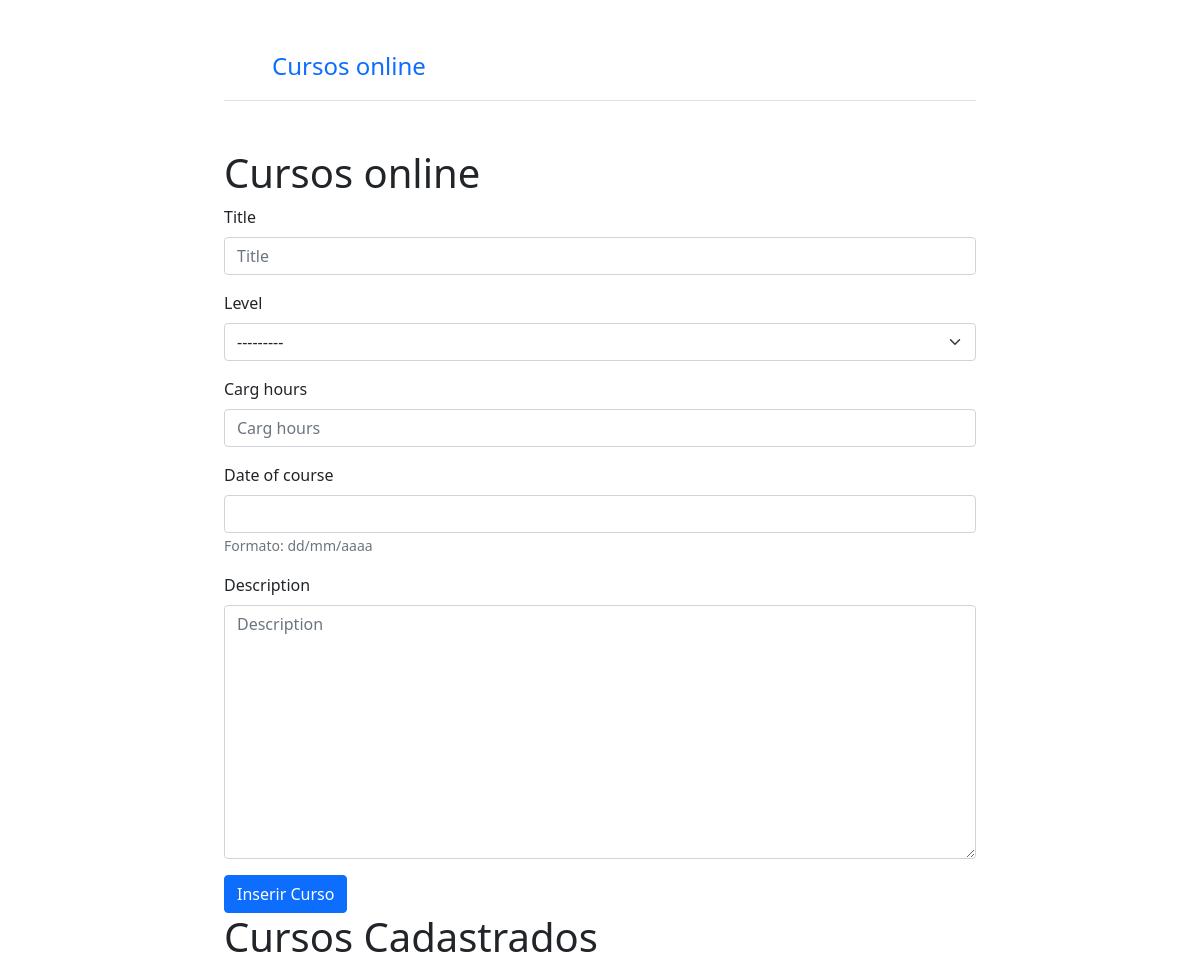
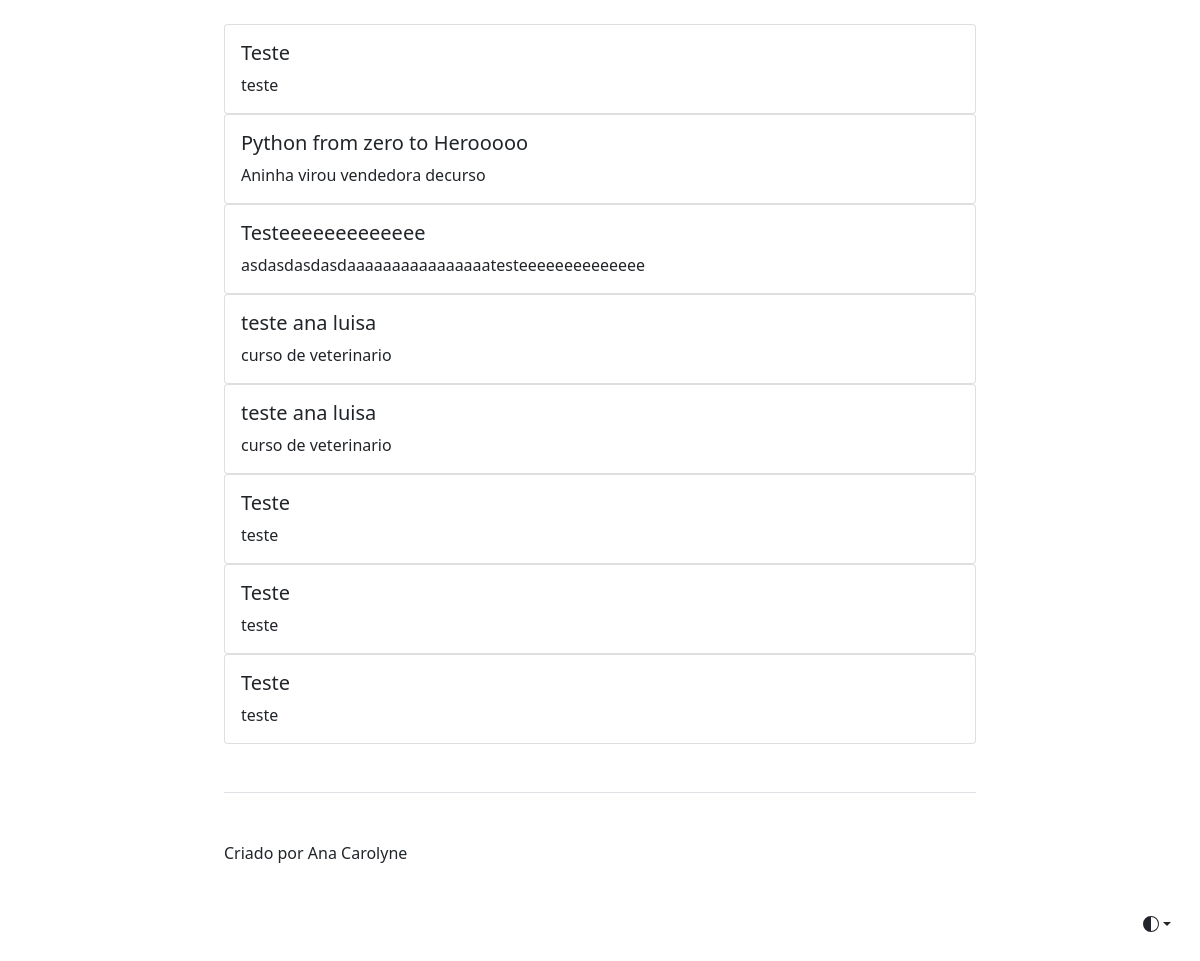
The page /course/course/ on the database its author committed (2 pictures, top to bottom).
### cursos/models.py (models this page shows, shortened)
class Curso(models.Model):
    levels_of_course = (
        ('B', 'Básico'),
        ('I', 'Intermediario'),
        ('A', 'Avançado'),
    )
    title = models.CharField(max_length=100)
    level = models.CharField(max_length=1, choices=levels_of_course)
    carg_hours = models.IntegerField()
    date_of_course = models.DateField(help_text='Formato: dd/mm/aaaa')
    description = models.TextField()
    class Meta:
        verbose_name = 'Cadastros de Curso'
        verbose_name_plural = 'Cursos'
        ordering = ['-date_of_course']

### cursos/views.py (the view)
# urls.py: path('course/', create_course, name='create_course')
@cache_page(30)
def create_course(request):
    courses = Curso.objects.all()
    form = CourseForm(request.POST or None)
    success = False
    if form.is_valid():
        form.save()
        success = True
    context = {
        'form': form,
        'sucesss': success,
        'courses': courses
        }
    return render(request, 'form.html', context)

### cursos/forms.py (shortened to what this page needs)
class CourseForm(forms.ModelForm):
    class Meta:
        model = Curso
        fields = '__all__'

### cursos/templates/form.html (shortened to what this page needs)
{% extends "init.html" %}
{% load bootstrap5 %}
{% block principal %}
  <h1 class="text-body-emphasis">Cursos online</h1>
{% if success %}
    <div class="alert alert-success" role="alert">
        Curso Cadastrado com sucesso!
    </div>
{% else %}
  <form action="" method="POST" id="form">
    {% bootstrap_form form %}
    <button type="submit" class="btn btn-primary btn-block">Inserir Curso</button>
  </form>
<h1> Cursos Cadastrados</h1> <br>
{% for course in courses %}
    <div class="card">
        <div class="card-body">
            <h5 class="card-title
            ">{{ course.title }}</h5>
            <p class="card-text">{{ course.description }}</p>
        </div>
    </div>
{% endfor %}
{% endif %}
{% endblock %}

### rows shown on the page
Curso: title "Teste", description "teste"
Curso: title "Python from zero to Herooooo", description "Aninha virou vendedora decurso"
Curso: title "Testeeeeeeeeeeeee", description "asdasdasdasdaaaaaaaaaaaaaaaatesteeeeeeeeeeeeee"
Curso: title "teste ana luisa", description "curso de veterinario"
Curso: title "teste ana luisa", description "curso de veterinario"
Curso: title "Teste", description "teste"
Curso: title "Teste", description "teste"
Curso: title "Teste", description "teste"
